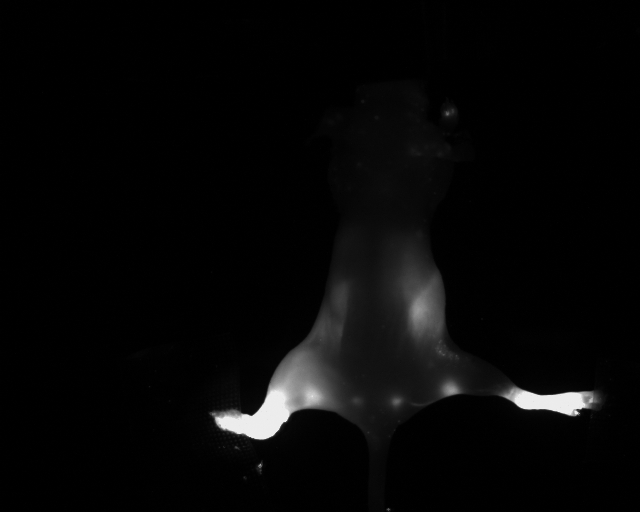
#> input picture test/11.tif, 640 x 512 px; its folder holds only this picture in this run
$ python Lympha_v1.py   (older library calls are emulated)
#> lines starting #> are read from the running program, lines starting #| are printed output that depends on the picture
import cv2
import numpy as np
import matplotlib.pyplot as plt
import glob
import os
import pandas as pd
import base64
import json
from sklearn.cluster import KMeans


class mouse:
    def __init__(self, img_path):
        self.path = img_path
        self.type = img_path.split('\\')[-1][-1]
        self.name = img_path.split('\\')[-1].split('.')[0]
        self.folder = img_path.split(self.name)[0]
        self.read_img()
        self.body_json_path = os.path.join(self.folder, 'equalized', 'labelme', img_name + '.json')
        self.ROI_json_path = os.path.join(self.folder, '8bit', 'labelme', img_name + '.json')
        self.mask_body = None
        self.masked_body = None

    def debug_show_mask(self, mask):
        merg_mask = self.get_merg_mask(self.color_8, mask)
        self.show_img(merg_mask, name='debug')

    def pipline(self):
        self.mask_body, self.masked_body = self.body(all_step=True, debug=False)
        self.result = self.ROI(all_step=True, debug=True)
        self.save_img(self.mask_data, self.mask_body)

        # self.show_img(merg_mask,name='auto ROI')
        # self.show_contours(self.color_8,contours)

    def save_img(self, mask_data, mask_body):
        color = {'le': [0], 'lc': [1], 'rc': [2], 're': [0, 1]}
        label = {'le': 2, 'lc': 3, 'rc': 4, 're':5}
        total = np.zeros_like(self.gray_8)
        merg_mask2 = self.color_8
        lympha = np.zeros_like(self.gray_8)
        for key, value in mask_data.items():
            mask = np.zeros_like(self.gray_8)
            path = os.path.join(self.folder, 'mask', key, self.name + '.png')
            mask[value > 0] = 255
            total[value > 0] = label[key]
            merg_mask2 = self.get_merg_mask(merg_mask2, value, index=color[key])
            cv2.imwrite(path, mask)

        lympha[total > 0] = 255
        name = os.path.join(self.folder, 'mask', 'lympha', self.name + '.png')
        cv2.imwrite(name, lympha)

        mask1 = np.ones_like(self.gray_8)
        mask1[mask_body] = 0
        name = os.path.join(self.folder, 'mask', 'bg', self.name + '.png')
        cv2.imwrite(name, mask1 * 255)

        timg = total + mask1
        path = os.path.join(self.folder, 'mask', 'total', self.name + '.png')
        cv2.imwrite(path, timg)

        contours, hierarchy = cv2.findContours((1 - mask1) * 255, cv2.RETR_TREE, cv2.CHAIN_APPROX_SIMPLE)
        img = cv2.drawContours(merg_mask2.copy(), contours, -1, (255, 255, 0), 2)
        path = os.path.join(self.folder, 'result', self.name + '.png')
        cv2.imwrite(path, img)
        plt.figure('result' + self.name)
        plt.imshow(img)

        path = os.path.join(self.folder, '8bit', self.name + '.png')
        cv2.imwrite(path, self.gray_8_med_gau)
        path = os.path.join(self.folder, 'equalized', self.name + '.png')
        cv2.imwrite(path, self.equ_img)

    def ROI(self, all_step=True, debug=True):
        auto_mask, contours = self.msr(self.gray_8_med_gau)
        if (not os.path.exists(self.body_json_path)) or all_step:
            mask_pts = self.ROI_json(contours)
            self.mask_to_json(mask_pts, self.gray_8, self.ROI_json_path)
            os.popen('labelme ' + self.ROI_json_path).read()
        mask_data = self.labelme_ROI_mask(self.ROI_json_path, self.gray_16_gau)
        if mask_data:
            self.mask_data = self.process_ROI(mask_data)
            result = self.stat_ROI(self.mask_data)
        else:
            result=pd.DataFrame()
            self.mask_data={'le':np.zeros_like(self.gray_8)}
            mask_data = {'le': np.zeros_like(self.gray_8)}

        if debug:
            color = {'le': [0], 'lc': [1], 'rc': [2], 're': [0, 1]}
            fig = plt.figure(self.name, figsize=(7, 7))
            merg_mask = self.get_merg_mask(self.color_8, auto_mask)
            plt.subplot(221)
            plt.imshow(merg_mask)
            plt.title('auto ROI')
            merg_mask = self.color_8
            for key, value in mask_data.items():
                merg_mask = self.get_merg_mask(merg_mask, value, index=color[key])
            plt.subplot(222)
            plt.imshow(merg_mask)
            plt.title('after lableme')
            merg_mask2 = self.color_8
            for key, value in self.mask_data.items():
                merg_mask2 = self.get_merg_mask(merg_mask2, value, index=color[key])
            plt.subplot(223)
            plt.imshow(merg_mask2)
            plt.title('final ROI')

            merg_mask3 = np.zeros_like(self.color_8)
            for key, value in self.mask_data.items():
                labelme = mask_data[key]
                merg_mask3 = self.get_merg_mask(merg_mask3, labelme - value, index=color[key])
            plt.subplot(224)
            plt.imshow(merg_mask3)
            plt.title('diff')
            plt.savefig(os.path.join(self.folder, 'debug', self.name + '_debug.png'))


            # plt.close(fig)

        return result

        if debug:
            merg_mask = self.get_merg_mask(self.color_8, auto_mask)
            self.show_img(merg_mask, name='auto ROI')

    def body(self, all_step=True, debug=False):

        mask, contour = self.get_body_mask(self.gray_8_med_gau)
        if (not os.path.exists(self.body_json_path)) or all_step:
            self.body_json(contour)
            # subprocess.Popen('labelme '+self.body_json_path)
            os.popen('labelme ' + self.body_json_path).read()
        mask_body, masked_body = self.labelme_body_mask(self.body_json_path, self.gray_16_gau)


        if debug:
            plt.figure(figsize=(7, 7))
            merg_mask = self.get_merg_mask(self.equ_img_color, mask)
            plt.subplot(221)
            plt.imshow(merg_mask)
            plt.title('auto body')
            plt.subplot(222)
            plt.imshow(mask)
            plt.title('auto mask')

            plt.subplot(223)
            plt.imshow(masked_body)
            plt.title('masked 16 bit img')
            plt.subplot(224)
            plt.imshow(mask_body)
            plt.title('mask after labelme')
        return mask_body, masked_body

    def read_img(self):
        self.gray_16 = cv2.imread(self.path, -1)
        self.color_8 = cv2.imread(self.path)
        self.gray_8 = cv2.cvtColor(self.color_8, cv2.COLOR_BGR2GRAY)
        self.gray_8_med = cv2.medianBlur(self.gray_8, 11)
        self.gray_8_med_gau = cv2.GaussianBlur(self.gray_8_med, (5, 5), 0)
        # self.gray_16_med= cv2.medianBlur(self.gray_16, 11)
        self.gray_16_gau = cv2.GaussianBlur(self.gray_16, (5, 5), 0)
        self.equ_img = cv2.equalizeHist(self.gray_8_med_gau)
        self.equ_img_color = cv2.merge([self.equ_img, self.equ_img, self.equ_img])
        # with open(self.path,'rb') as image_file:
        # image_text_data = image_file.read()

    def msr(self, gray, min_area=80, max_area=300):
        mser = cv2.MSER_create(min_area=min_area, max_area=max_area)
        regions, boxes = mser.detectRegions(gray)

        mask = np.zeros(np.shape(gray), dtype=np.uint8)
        for px in regions:
            mask[px[:, 1], px[:, 0]] = 225
        contours, hierarchy = cv2.findContours(mask, cv2.RETR_TREE, cv2.CHAIN_APPROX_SIMPLE)
        '''
        if len(boxes) > 0:
            start_x = boxes[:, 0]
            start_y = boxes[:, 1]
            w_x = boxes[:, 2]
            h_y = boxes[:, 3]

            for x, y, w, h in zip(start_x, start_y, w_x, h_y):
                mask[y:y + h - 1, x:x + w - 1, ] = 255

            mser = cv2.MSER_create(min_area=min_area, max_area=max_area)
            regions, boxes = mser.detectRegions(mask)
            '''

        return mask, contours

    # [27 lines left out: functions show_img, show_boxes, show_contours, not called in this run]

    def get_merg_mask(self, cimg, mask, index=[1]):
        zero_mask = np.zeros((mask.shape), dtype=np.uint8)
        cbd_mask = cv2.merge([zero_mask, zero_mask, zero_mask])
        for k in index:
            cbd_mask[:, :, k] = mask
        cimg = cv2.addWeighted(cimg, 1, cbd_mask, 0.3, 0)
        return cimg

    def get_body_mask(self, gray):
        lbg = np.mean(gray[0:50, 0:50])
        body1 = gray > 15 * lbg
        body_mask = np.zeros((body1.shape), dtype=np.uint8)
        body_mask[body1] = 255
        contours, hierarchy = cv2.findContours(body_mask, cv2.RETR_TREE, cv2.CHAIN_APPROX_SIMPLE)
        areas = []
        for k in range(len(contours)):
            areas.append(cv2.contourArea(contours[k]))
            max_idx = np.argmax(np.array(areas))
        contour = contours[max_idx]
        area = areas[max_idx]
        body_mask = np.zeros_like(body_mask)

        contour = np.reshape(contour, (-1, 2))
        cv2.fillPoly(body_mask, [contour.astype(np.int)], 255)
        pts = contour[0]
        for pt in contour:
            dis = np.sqrt(np.square(pt - pts[-1]).sum())
            if dis > 10:
                pts = np.vstack((pts, pt))
        return body_mask, pts

    def body_json(self, contour):

        global labels
        pts = contour.reshape(-1, 2).tolist()
        mask_pt = {'label': labels[1],
                   'points': pts,
                   'group_id': None,
                   'shape_type': 'polygon',
                   'flags': {'auto': 1}}
        mask_pts = [mask_pt]
        self.mask_to_json(mask_pts, self.equ_img, self.body_json_path)

    def ROI_json(self, contours):
        rc = 70
        bodyc = [300, 300]

        ROI_dict = []
        centers = []
        global labels
        if contours:
            for contour in contours:
                contour = np.reshape(contour, (-1, 2))
                center = np.mean(contour, axis=0)
                centers.append(center)
                dis = center[0] - bodyc[0]

                if dis < -rc:  # left
                    label = labels[2]
                elif dis < 0:
                    label = labels[3]
                elif dis < rc:
                    label = labels[4]
                else:
                    label = labels[5]
                pts = contour.tolist()

                mask_pt = {'label': label,
                       'points': pts,
                       'group_id': None,
                       'shape_type': 'polygon',
                       'flags': {'auto': 1, 'center_x': center[0], 'center_y': center[1]}}
            ROI_dict.append(mask_pt)
        return ROI_dict

    def mask_to_json(self, mask_pts, mat, json_data_path):
        img_name = self.name
        json_folder = self.folder
        img_type = self.type

        with open(json_data_path, "w") as jsonFile:
            json_data = {'version': '4.5.9',
                         'flags': {}, 'shapes': mask_pts,
                         'imagePath': self.path,
                         'imageData': base64.b64encode(cv2.imencode('.png', mat)[1].tobytes()).decode('utf-8'),
                         'imageHeight': mat.shape[0],
                         'imageWidth': mat.shape[1]}
            json.dump(json_data, jsonFile, ensure_ascii=False)  # 将修改好的json文件写入本地，json.dump()函数，用于json文件的output

    def labelme_body_mask(self, json_path, img):
        with open(json_path, "r", encoding='utf-8') as jsonFile:  # 读取json文件
            json_data = json.load(jsonFile)  # json.load（）用于读取json文件函数
        mask_name = json_data['shapes'][0]['label']
        mask_pts = json_data['shapes'][0]['points']
        mask = np.zeros_like(img)
        cv2.fillPoly(mask, [np.array(mask_pts).astype(np.int)], 255)
        mask_bool = mask > 0
        mask_img = mask_bool * img
        return mask_bool, mask_img

    def labelme_ROI_mask(self, json_path, img):
        with open(json_path, "r", encoding='utf-8') as jsonFile:  # 读取json文件
            json_data = json.load(jsonFile)  # json.load（）用于读取json文件函数
        ROIs = json_data['shapes']
        mask_data = {}
        if ROIs:
            for ROI in ROIs:
                mask_name = ROI['label']
                mask_pts = ROI['points']
                mask = np.zeros_like(img)
                cv2.fillPoly(mask, [np.array(mask_pts).astype(np.int)], 255)
                mask_bool = mask > 0
                mask_img = mask_bool * img
                mask_data[mask_name] = mask_img
                # print(mask_name)
        return mask_data

    def process_ROI(self, mask_data, debug=False):
        k=-50
        th=0.5
        for key, value in mask_data.items():
            name = os.path.join(self.folder, 'debug', self.name+'_' +key+ '.png')
            cv2.imwrite(name, value)

            sort_value = value.copy().flatten()
            sort_value = np.sort(sort_value)
            ref = sort_value[k]
            thresh = th * ref
            masked = value > thresh
            data = masked * value
            mask_data[key] = data
            if debug:
                print(thresh)
                plt.figure('process ROI')
                plt.subplot(221)
                plt.imshow(value)
                plt.title('ROI read labelme')
                plt.subplot(222)
                plt.imshow(data)
                plt.title('ROI after process')
                plt.subplot(223)
                plt.imshow(data - value)
                plt.title('diff')
        return mask_data

    def stat_ROI(self, mask_data):
        count = 0
        result = pd.DataFrame(columns=column_names)
        for key, value in mask_data.items():
            result.loc[count, column_names[0]] = self.name
            result.loc[count, column_names[1]] = self.good_not(self.name, key)
            result.loc[count, column_names[2]] = key
            y, x = np.where(value > 0)
            result.loc[count, column_names[3]] = int(np.mean(x))
            result.loc[count, column_names[4]] = int(np.mean(y))
            result.loc[count, column_names[5]] = np.max(value)
            #mask = value > 0
            mask = np.zeros_like(value)
            mask[value > 0] = 1
            result.loc[count, column_names[6]] = mask.sum()
            result.loc[count, column_names[7]] = value
            count = count + 1
        return result

    def good_not(self, name, label):
        if (not (name[0] == '0')) and (label[0] == 'l'):
            flag = 'big'
        else:
            flag = 'small'
        return flag

    def predict(self, results):
        try:
            #f = open('thresh.txt', mode='r')
            f = open(os.path.join(self.folder, 'result.txt'), mode='r')
            thresh = np.double(f.read())
            f.close()

            for index, row in results.iterrows():
                if row['area'] > thresh:
                    pre = 'abnormal'
                else:
                    pre = 'normal'
                results.loc[index, 'predict'] = pre
                print("%s %s area is: %d, predic: %s, thresh: %d" % (
                row['image'], row['lympha'], row['area'], row['predict'], thresh))
            return results

        except:
            print('no thresh.txt! please form thresh first')


# [39 lines left out: function plot_result, not called in this run]


def make_all_dir(labels, data_path):
#> called with data_path = '.\\data\\test'
    try:
        os.makedirs(os.path.join(data_path, 'equalized', 'labelme'))
    except:
        pass
    try:
        os.makedirs(os.path.join(data_path, 'equalized'))
    except:
        pass
    try:
        os.makedirs(os.path.join(data_path, '8bit'))
    except:
        pass
    try:
        os.makedirs(os.path.join(data_path, '8bit', 'labelme'))
    except:
        pass
    try:
        os.makedirs(os.path.join(data_path, 'mask', 'merge_color_total'))
    except:
        pass
    try:
        os.makedirs(os.path.join(data_path, 'mask', 'total'))
    except:
        pass
    try:
        os.makedirs(os.path.join(data_path, 'mask', 'lympha'))
    except:
        pass
    try:
        os.makedirs(os.path.join(data_path, 'debug'))
    except:
        pass
    try:
        os.makedirs(os.path.join(data_path, 'result'))
    except:
        pass

    for label in labels:
        try:
            os.makedirs(os.path.join(data_path, 'mask', label))
        except:
            pass

if __name__ == '__main__':

    data_path = '.\data\\test'


    img_type = "*.tif"
    column_names = ['image', 'big_small', 'lympha', 'x_center', 'y_center', 'max_intenisty', 'area', 'ROI']
    labels = ['bg', 'mouse', 'le', 'lc', 'rc', 're']
    make_all_dir(labels, data_path)

    imgs_path = glob.glob(os.path.join(data_path, img_type))
    results = pd.DataFrame(columns=column_names)
    str = input("if predict, please press enter. get thresh please press other keys then press enter")
    if str == '':

        print("----- go to predict images----- ")
        predict = True
        excel_name = 'result_pred.xls'
    else:
        print('****go to statistic images  *****')
        predict = False
        excel_name = 'result.xls'

    for img_path in imgs_path:
        img_name = img_path.split('\\')[-1].split('.')[0]

        print(img_name)
        mouse_img = mouse(img_path)
        mouse_img.pipline()
        if predict:
            mouse_img.result = mouse_img.predict(mouse_img.result)
        results = pd.concat([results, mouse_img.result], axis=0)

#> (the run stopped early here; a loop or call above may not have finished)

$ run again, on test/22.tif
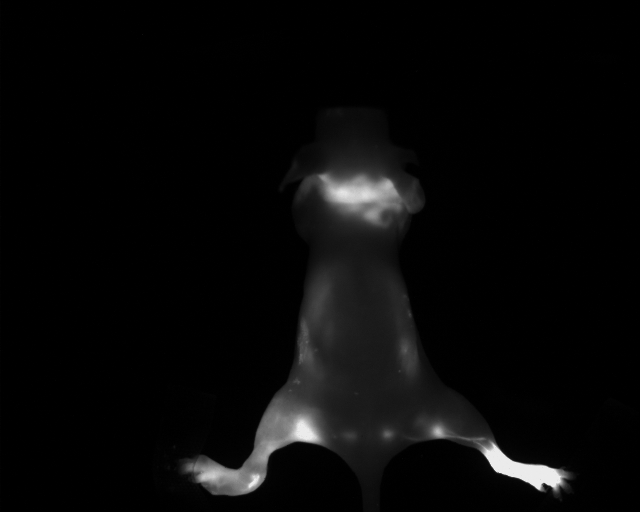
#> input picture test/22.tif, 640 x 512 px

$ run again, on test/12.tif
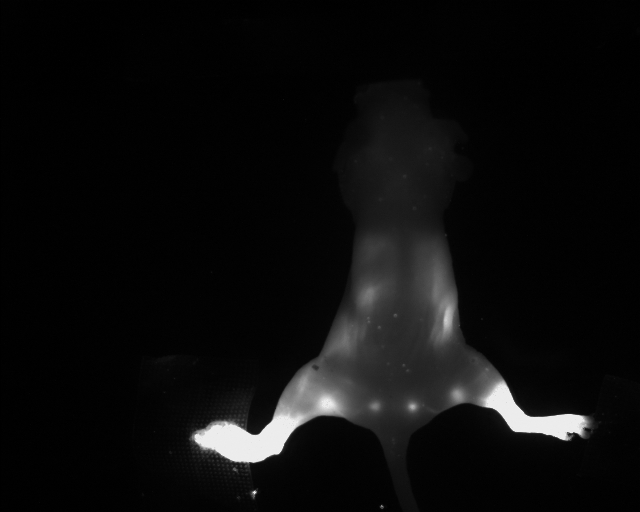
#> input picture test/12.tif, 640 x 512 px
